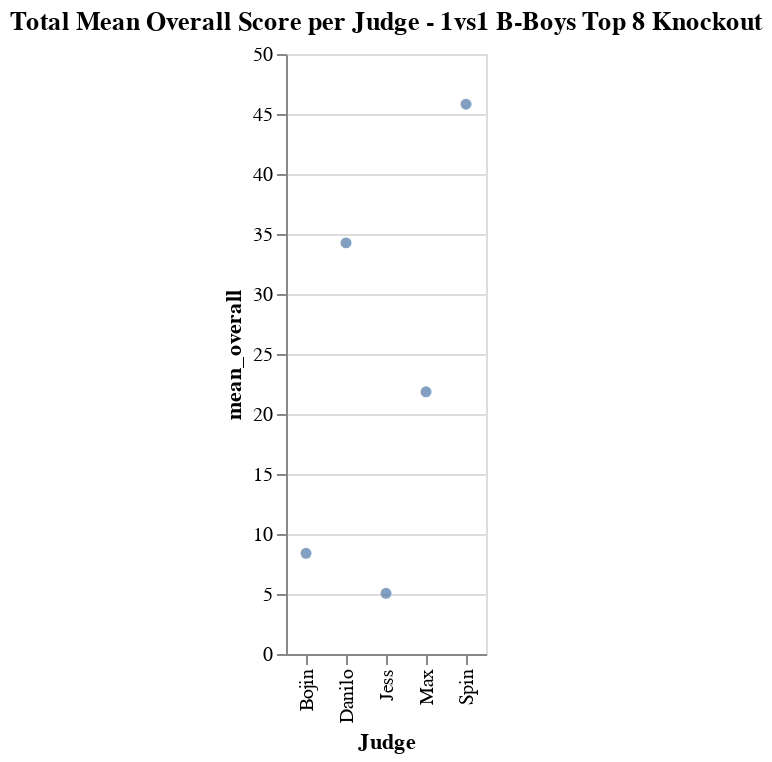

Write notebook code for a chart like this one.
### Code cell
outlier_df0 = judge_df_cp[judge_df_cp['Category']==outliers['Category'].iloc[2]]

outlier_df00 = stat_groupby_judge(outlier_df0)

chart2 = alt.Chart(outlier_df00).mark_circle().encode(
    x='Judge:N',
    y='mean_overall:Q',
).properties(
    title='Total Mean Overall Score per Judge - '+outliers['Category'].iloc[2]
)

chart2

### Figure 1 — Vega-Lite specification as saved in the notebook (floating-point values rounded to 4 significant figures)
{"config": {"view": {"continuousWidth": 400, "continuousHeight": 300}}, "data": {"name": "data-74e90d6f345a3e83db95c2e8affbdd47"}, "mark": "circle", "encoding": {"x": {"field": "Judge", "type": "nominal"}, "y": {"field": "mean_overall", "type": "quantitative"}}, "title": "Total Mean Overall Score per Judge - 1vs1 B-Boys Top 8 Knockout", "$schema": "https://vega.github.io/schema/vega-lite/v4.17.0.json", "datasets": {"data-74e90d6f345a3e83db95c2e8affbdd47": [{"Judge": "Bojin", "mean_overall": 8.389, "var_overall": 19.99, "min_overall": 3.0, "max_overall": 18.0, "median_overall": 7.335}, {"Judge": "Danilo", "mean_overall": 34.26, "var_overall": 994.6, "min_overall": 2.33, "max_overall": 100.0, "median_overall": 23.0}, {"Judge": "Jess", "mean_overall": 5.054, "var_overall": 16.7, "min_overall": 0.67, "max_overall": 16.0, "median_overall": 3.83}, {"Judge": "Max", "mean_overall": 21.85, "var_overall": 1305.0, "min_overall": 1.33, "max_overall": 100.0, "median_overall": 6.665}, {"Judge": "Spin", "mean_overall": 45.81, "var_overall": 687.9, "min_overall": 21.33, "max_overall": 100.0, "median_overall": 40.5}]}}
